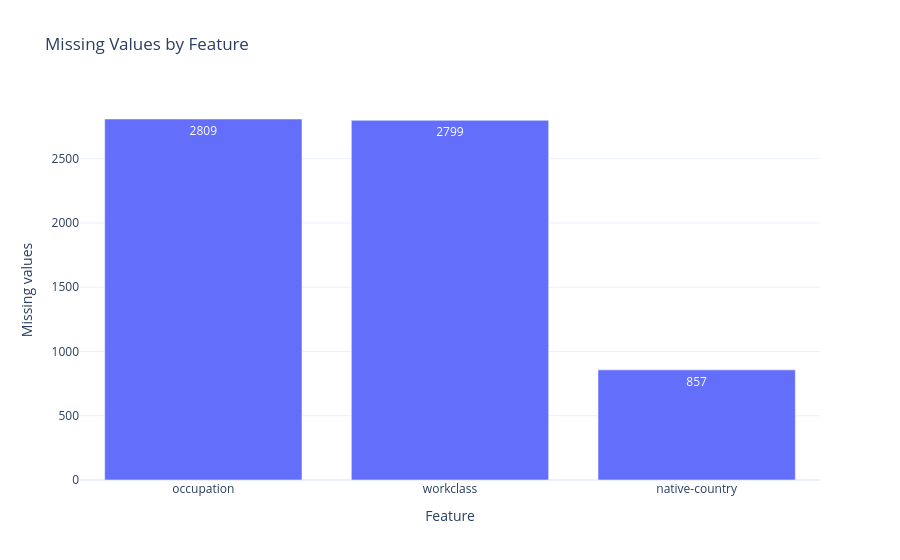

The notebook cell saved with this chart:
### Markdown cell above
La correlación de Pearson con los ingresos es mayor para `education-num` (0,333), seguida de la edad (0,230) y las horas de trabajo semanales (0,228). Estas variables aportan señales útiles para la clasificación.

Por otra parte, `fnlwgt` presenta una correlación prácticamente nula con los ingresos (−0,006), lo que respalda su exclusión junto con su naturaleza de peso censal.

No se observan correlaciones lineales fuertes entre las variables numéricas analizadas. Esto no descarta relaciones no lineales que puedan aprovechar las redes multicapa.

### Identificación de valores faltantes

### Code cell
missing = df.isna().sum()

missing = missing[missing > 0].sort_values(
    ascending=False
)

fig = px.bar(
    x=missing.index,
    y=missing.values,
    text=missing.values,
    title="Missing Values by Feature"
)

fig.update_layout(
    template="plotly_white",
    xaxis_title="Feature",
    yaxis_title="Missing values"
)

fig.show()

### Figure 1 — Plotly figure (JSON) as saved in the notebook; plotly's stock layout.template omitted (floating-point values rounded to 4 significant figures)
{"data": [{"hovertemplate": "x=%{x}<br>y=%{y}<br>text=%{text}<extra></extra>", "legendgroup": "", "marker": {"color": "#636efa", "pattern": {"shape": ""}}, "name": "", "orientation": "v", "showlegend": false, "text": [2809.0, 2799.0, 857.0], "textposition": "auto", "type": "bar", "x": ["occupation", "workclass", "native-country"], "xaxis": "x", "y": [2809, 2799, 857], "yaxis": "y"}], "layout": {"barmode": "relative", "legend": {"tracegroupgap": 0}, "title": {"text": "Missing Values by Feature"}, "xaxis": {"anchor": "y", "domain": [0.0, 1.0], "title": {"text": "Feature"}}, "yaxis": {"anchor": "x", "domain": [0.0, 1.0], "title": {"text": "Missing values"}}}}
